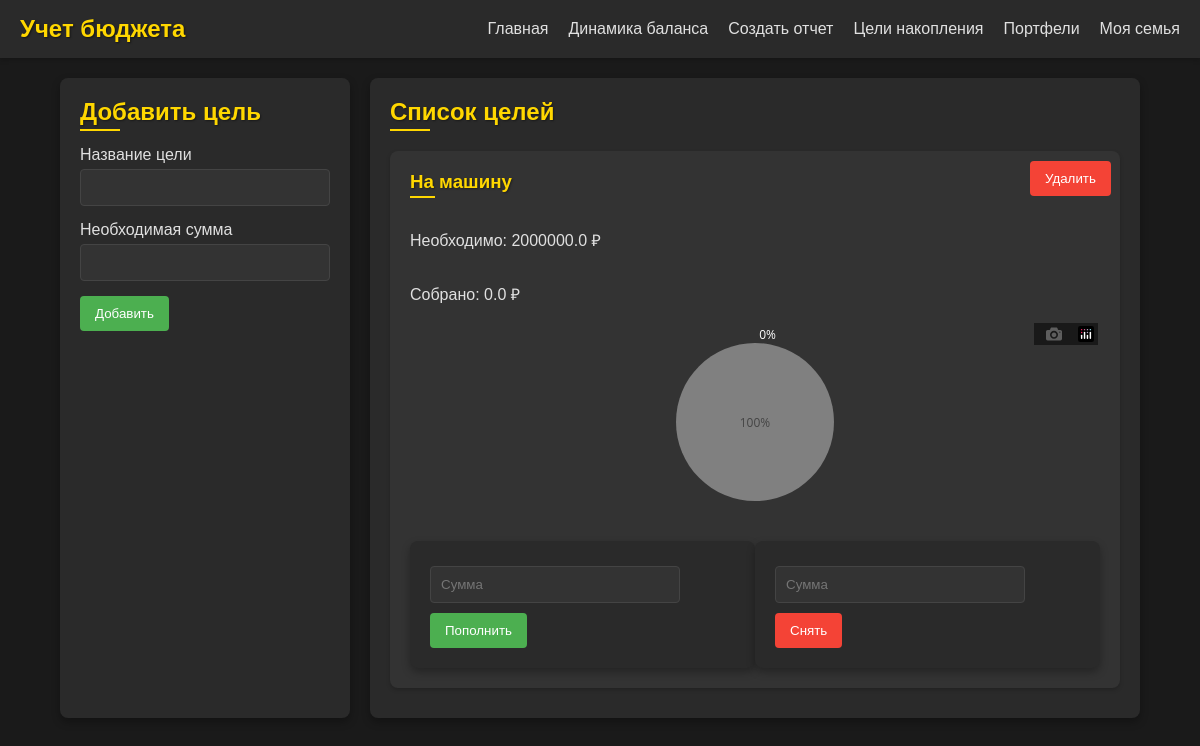
The page /goals on the database its author committed.
### models.py (models this page shows, shortened)
class Goal(db.Model):
    id = db.Column(db.Integer, primary_key=True)
    name = db.Column(db.String(100), nullable=False)
    target_amount = db.Column(db.Float, nullable=False)
    current_amount = db.Column(db.Float, default=0)

### main.py (the view, shortened to what this page needs)
@app.route('/goals', methods=['GET', 'POST'])
def goals():
    form = GoalForm()
    goals = Goal.query.all()
    graph_json_list = []
    for goal in goals:
        labels = ['Собрано', 'Осталось']
        values = [goal.current_amount if goal.current_amount <= goal.target_amount else goal.target_amount,
                  goal.target_amount - goal.current_amount if goal.target_amount - goal.current_amount >= 0 else 0]
        colors = ['green', 'grey']
        fig = go.Figure(data=[go.Pie(labels=labels, values=values, marker_colors=colors)])
        fig.update_layout(
            plot_bgcolor='rgba(0,0,0,0)',
            paper_bgcolor='rgba(0,0,0,0)',
            font_color="white",
            margin=dict(l=20, r=20, t=20, b=20),
            showlegend=False
        )
        graph_json = json.dumps(fig, cls=plotly.utils.PlotlyJSONEncoder)
        graph_json_list.append({'id': goal.id, 'graph_json': graph_json})
    return render_template('goals.html', form=form, goals=goals, graph_json_list=graph_json_list)

### forms.py
class GoalForm(FlaskForm):
    name = StringField('Название цели', validators=[DataRequired()])
    target_amount = FloatField('Необходимая сумма', validators=[DataRequired()])

### templates/goals.html (shortened to what this page needs)
<!DOCTYPE html>
<html lang="ru">
<head>
     <link rel="stylesheet" href="{{ url_for('static', filename='styles.css') }}">
</head>
<body>
   <nav class="navbar">
        <div class="navbar-brand">Учет бюджета</div>
        <ul class="navbar-nav">
            <li><a href="{{ url_for('index') }}">Главная</a></li>
            <li><a href="{{ url_for('balance_chart') }}">Динамика баланса</a></li>
             <li><a href="{{ url_for('report') }}">Создать отчет</a></li>
            <li><a href="{{ url_for('goals') }}">Цели накопления</a></li>
            <li><a href="{{ url_for('portfolios') }}">Портфели</a></li>
             <li><a href="{{ url_for('family') }}">Моя семья</a></li>
        </ul>
    </nav>
    <div class="container">
        <div class="goals-container">
                <form method="post" class="forms-goal">
                    <h2>Добавить цель</h2>
                    <div class="form-group">
                       {{ form.name.label }}<br>
                       {{ form.name(class="input-field") }}<br>
                    </div>
                     <div class="form-group">
                        {{ form.target_amount.label }}<br>
                        {{ form.target_amount(class="input-field") }}<br>
                    </div>
                    <button type="submit" class="add-button">Добавить</button>
                </form>
             <div class="goals-list">
                <h2>Список целей</h2>
                    <div class="goals-grid">
                    {% for goal in goals %}
                      <div class="goal-item">
                           <h3>{{ goal.name }}</h3>
                          <form method="post" action="{{ url_for('delete_goal', goal_id=goal.id) }}" class="delete-goals-button">
                                 <button type="submit" class="delete-button">Удалить</button>
                          </form>
                          <p>Необходимо: {{ goal.target_amount }} ₽</p>
                           <p>Собрано: {{ goal.current_amount }} ₽</p>
                            <div id="goal-chart-{{ goal.id }}" class="goal-chart"></div>
                            <div class="add-remove-form">
                                <form method="post" action="{{ url_for('add_to_goal', goal_id=goal.id) }}" class="forms-goal">
                                      <input type="number" name="amount" class="input-field" placeholder="Сумма">
                                        <button type="submit" class="add-button">Пополнить</button>
                                  </form>
                                <form method="post" action="{{ url_for('remove_from_goal', goal_id=goal.id) }}" class="forms-goal">
                                      <input type="number" name="amount" class="input-field" placeholder="Сумма">
                                     <button type="submit" class="delete-button">Снять</button>
                                </form>
                            </div>
                        </div>
                     {% endfor %}
                 </div>
            </div>
        </div>
     </div>
</body>
</html>

### static/styles.css (style rules this page uses)
body { font-family: 'Arial', sans-serif; background-color: #1a1a1a; color: #e0e0e0; margin: 0; padding: 0; display: flex; flex-direction: column; min-height: 100vh; }
.navbar { background-color: #2a2a2a; padding: 15px 20px; display: flex; justify-content: space-between; align-items: center; box-shadow: 0 2px 5px rgba(0, 0, 0, 0.2); }
.navbar-brand { font-size: 1.5em; color: #ffd700; font-weight: bold; text-shadow: 1px 1px 2px rgba(0, 0, 0, 0.5); }
.navbar-nav { list-style: none; padding: 0; margin: 0; display: flex; gap: 20px; }
.navbar-nav li a { text-decoration: none; color: #e0e0e0; transition: color 0.3s ease; position: relative; }
.navbar-nav li a::after { content: ''; position: absolute; bottom: -2px; left: 0; width: 100%; height: 2px; background-color: #ffd700; transform: scaleX(0); transform-origin: bottom left; transition: transform 0.3s ease; }
.container { flex: 1; display: flex; flex-direction: column; padding: 20px; min-width: 90vw; margin: 0 auto; }
.form-group { margin-bottom: 15px; }
.input-field { width: 19vw; padding: 10px; margin-top: 5px; border: 1px solid #444; border-radius: 4px; background-color: #333; color: #e0e0e0; transition: border-color 0.3s ease; }
.add-button, .delete-button { padding: 10px 15px; border: none; border-radius: 4px; cursor: pointer; transition: background-color 0.3s ease, transform 0.2s ease; margin-top: 10px; display: block; width: fit-content; }
.add-button { background-color: #4caf50; color: white; }
.delete-button { background-color: #f44336; color: white; }
.goals-container h2 { color: #ffd700; margin-top: 0; margin-bottom: 15px; text-shadow: 1px 1px 2px rgba(0, 0, 0, 0.4); position: relative; padding-bottom: 5px; }
.goals-container h2::after { content: ''; position: absolute; bottom: 0; left: 0; width: 40px; height: 2px; background-color: #ffd700; transition: width 0.3s ease; }
.forms-goal { background-color: #2a2a2a; padding: 20px; border-radius: 8px; box-shadow: 0 4px 8px rgba(0, 0, 0, 0.3); margin-bottom: 20px; transition: transform 0.2s ease, box-shadow 0.2s ease; }
.goals-list { background-color: #2a2a2a; padding: 20px; border-radius: 8px; box-shadow: 0 4px 8px rgba(0, 0, 0, 0.3); transition: transform 0.2s ease, box-shadow 0.2s ease; }
.goals-list h2 { color: #ffd700; margin-top: 0; margin-bottom: 15px; text-shadow: 1px 1px 2px rgba(0, 0, 0, 0.4); position: relative; padding-bottom: 5px; }
.goals-list h2::after { content: ''; position: absolute; bottom: 0; left: 0; width: 40px; height: 2px; background-color: #ffd700; transition: width 0.3s ease; }
.goals-grid { display: grid; grid-template-columns: repeat(auto-fit, minmax(300px, 1fr)); gap: 20px; margin-top: 20px; }
.goal-item { background-color: #333; padding: 20px; border-radius: 8px; display: flex; flex-direction: column; justify-content: space-between; box-shadow: 0 2px 4px rgba(0, 0, 0, 0.2); transition: transform 0.2s ease, box-shadow 0.2s ease; position: relative; }
.goal-item h3 { color: #ffd700; margin-top: 0; margin-bottom: 15px; text-shadow: 1px 1px 2px rgba(0, 0, 0, 0.4); position: relative; padding-bottom: 5px; }
.goal-item h3::after { content: ''; position: absolute; bottom: 0; left: 0; width: 25px; height: 2px; background-color: #ffd700; transition: width 0.3s ease; }
.goal-chart { height: 200px; margin-bottom: 20px; min-height: 0px; }
.add-remove-form { display: flex; flex-wrap: wrap; justify-content: space-around; }
.add-remove-form form { flex: 1; min-width: 40%; }
.delete-goals-button { background: transparent; background-color: transparent; padding: 0px; border-radius: 0px; box-shadow: none; width: 100px; position: absolute; right: -10px; top: 0px; }
.report-container, .goals-container { display: flex; flex-wrap: wrap; justify-content: space-between; gap: 20px; margin-bottom: 30px; }
.forms-goal { margin-bottom: 0px; }
.report-panel, .report-table-container, { background-color: #2a2a2a; padding: 20px; border-radius: 8px; box-shadow: 0 4px 8px rgba(0, 0, 0, 0.3); transition: transform 0.2s ease, box-shadow 0.2s ease; flex: 1; min-width: 40%; height: calc(100vh - 200px); overflow-y: auto; margin: 0; }
.family-form, .family-list, .goals-list { background-color: #2a2a2a; padding: 20px; border-radius: 8px; box-shadow: 0 4px 8px rgba(0, 0, 0, 0.3); transition: transform 0.2s ease, box-shadow 0.2s ease; flex: 1; min-width: 40%; height: calc(100vh - 200px); overflow-y: auto; margin: 0; }

### rows shown on the page
Goal: name "На машину", target_amount "2000000.0", current_amount "0.0"
